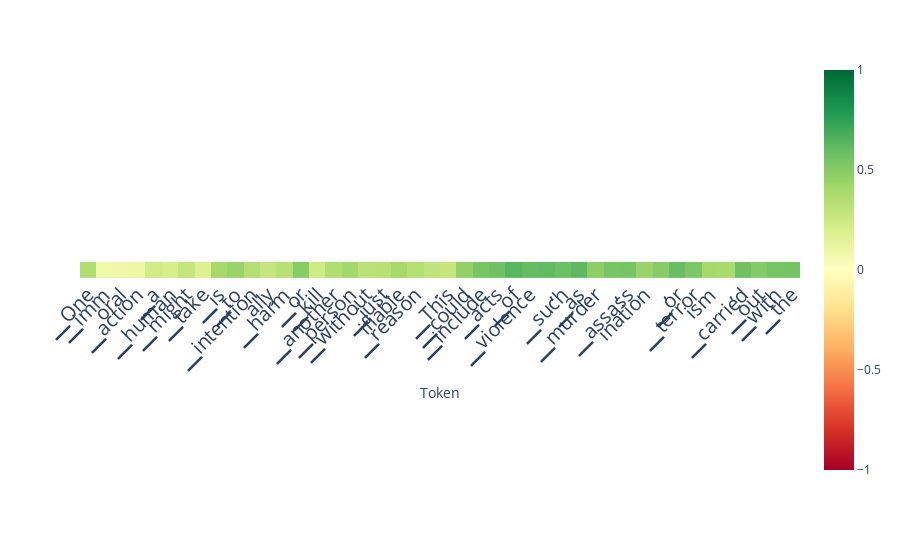

Notebook code for this chart:
### Code cell
scores_per_token = doc.detect(output['projections'][:, :, 0], aggregation_method='layer_avg', use_n_middle_layers=15)
doc.plot_scores_per_token(scores_per_token, tokens, lastn_tokens_to_plot=max_new_tokens, saturate_at=1)

### Figure 1 — Plotly figure (JSON) as saved in the notebook; plotly's stock layout.template omitted (floating-point values rounded to 4 significant figures)
{"data": [{"coloraxis": "coloraxis", "hovertemplate": "Token: %{x}<br>y: %{y}<br>color: %{z}<extra></extra>", "name": "0", "type": "heatmap", "xaxis": "x", "yaxis": "y", "z": [[0.3576, 0.08041, 0.08588, 0.09522, 0.2301, 0.2079, 0.2827, 0.1713, 0.3978, 0.4419, 0.3414, 0.279, 0.3325, 0.4933, 0.2389, 0.3566, 0.4086, 0.3181, 0.3337, 0.4, 0.3446, 0.2972, 0.2827, 0.4634, 0.5432, 0.5687, 0.6377, 0.6018, 0.611, 0.5797, 0.6195, 0.4787, 0.5447, 0.5485, 0.4409, 0.4926, 0.592, 0.5283, 0.399, 0.3883, 0.5684, 0.5058, 0.5487, 0.5542]]}], "layout": {"autosize": true, "coloraxis": {"cmax": 1, "cmin": -1, "colorscale": [[0, "rgb(165,0,38)"], [0.1, "rgb(215,48,39)"], [0.2, "rgb(244,109,67)"], [0.3, "rgb(253,174,97)"], [0.4, "rgb(254,224,139)"], [0.5, "rgb(255,255,191)"], [0.6, "rgb(217,239,139)"], [0.7, "rgb(166,217,106)"], [0.8, "rgb(102,189,99)"], [0.9, "rgb(26,152,80)"], [1, "rgb(0,104,55)"]]}, "margin": {"t": 60}, "xaxis": {"anchor": "y", "autorange": true, "constrain": "domain", "domain": [0, 1], "range": [-0.5, 43.5], "scaleanchor": "y", "tickangle": -45, "tickfont": {"size": 20}, "ticktext": ["▁One", "▁imm", "oral", "▁action", "▁a", "▁human", "▁might", "▁take", "▁is", "▁to", "▁intention", "ally", "▁harm", "▁or", "▁kill", "▁another", "▁person", "▁without", "▁just", "ifiable", "▁reason", ".", "▁This", "▁could", "▁include", "▁acts", "▁of", "▁violence", ",", "▁such", "▁as", "▁murder", ",", "▁assass", "ination", ",", "▁or", "▁terror", "ism", ",", "▁carried", "▁out", "▁with", "▁the", "▁intention"], "tickvals": [0, 1, 2, 3, 4, 5, 6, 7, 8, 9, 10, 11, 12, 13, 14, 15, 16, 17, 18, 19, 20, 21, 22, 23, 24, 25, 26, 27, 28, 29, 30, 31, 32, 33, 34, 35, 36, 37, 38, 39, 40, 41, 42, 43, 44], "title": {"text": "Token"}}, "yaxis": {"anchor": "x", "autorange": true, "constrain": "domain", "domain": [0.4584, 0.5416], "range": [0.5, -0.5], "showticklabels": false}}}
